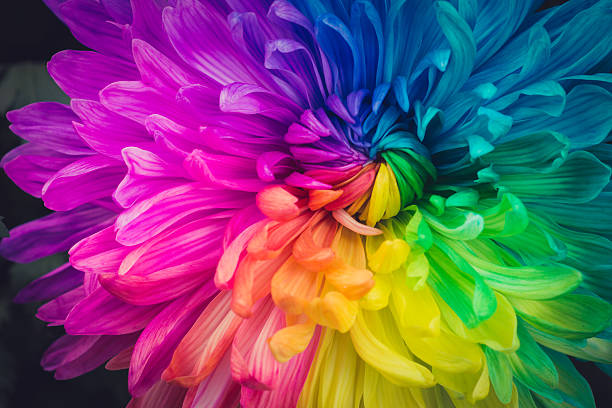
#> input picture Gi-1/foto.png, 612 x 408 px, found by its file name
$ python 6_goruntu_birlestirme.py
#> lines starting #> are read from the running program, lines starting #| are printed output that depends on the picture
import cv2
import numpy as np

#resmi içe aktar
img = cv2.imread("foto.png")
#> img is the input picture: shape (408, 612, 3); mean B, G, R 107.9, 80.3, 116
cv2.imshow("orijinal" , img)

#yatay yan yana ekleme yapacak
hor = np.hstack((img ,img))
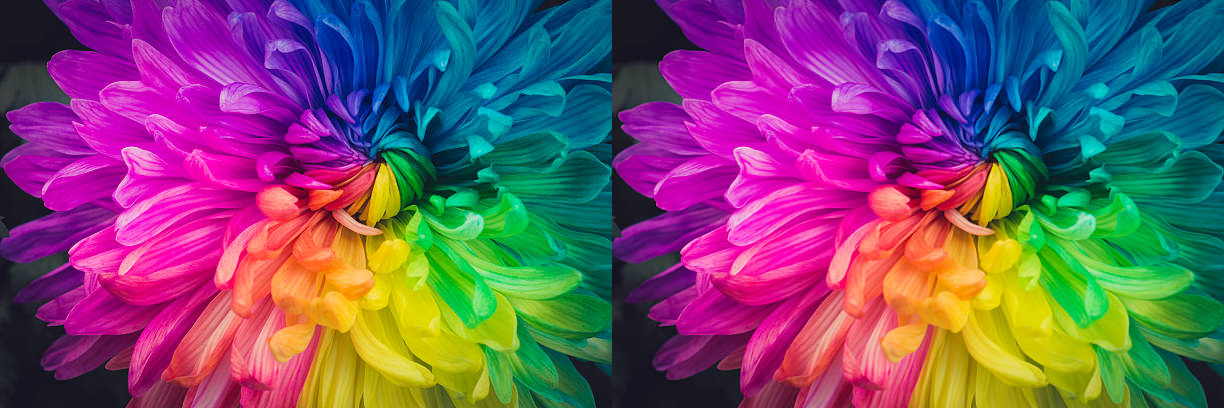
#> hor: shape (408, 1224, 3); mean B, G, R 107.9, 80.3, 116
cv2.imshow("horizontal" , hor)

#dikey alt alta ekleme yapacak
ver = np.vstack((img,img))
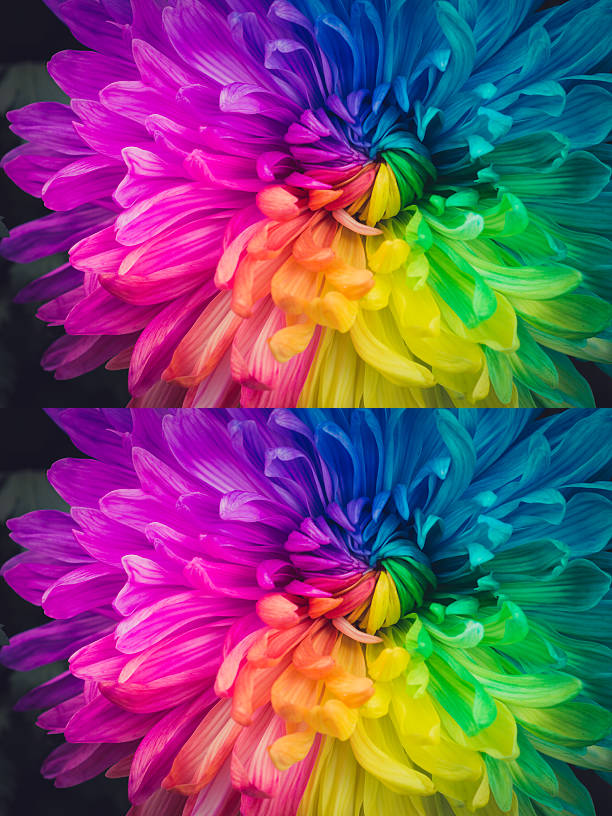
#> ver: shape (816, 612, 3); mean B, G, R 107.9, 80.3, 116
cv2.imshow("vertical" , ver)


cv2.waitKey(0)
cv2.destroyAllWindows()

$ run again, with Gi-1/levha.jpg saved as Gi-1/foto.png
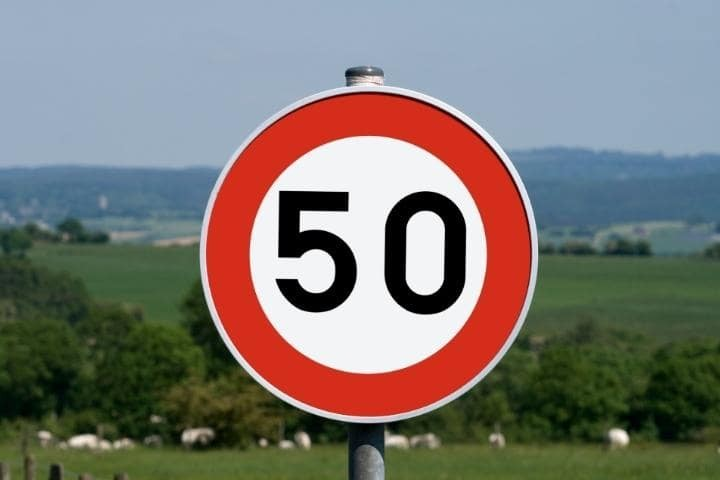
#> input picture Gi-1/levha.jpg, 720 x 480 px, found by its file name
#> img is the input picture: shape (480, 720, 3); mean B, G, R 114.3, 119.6, 123.6
#> `hor = np.hstack((img ,img))`:
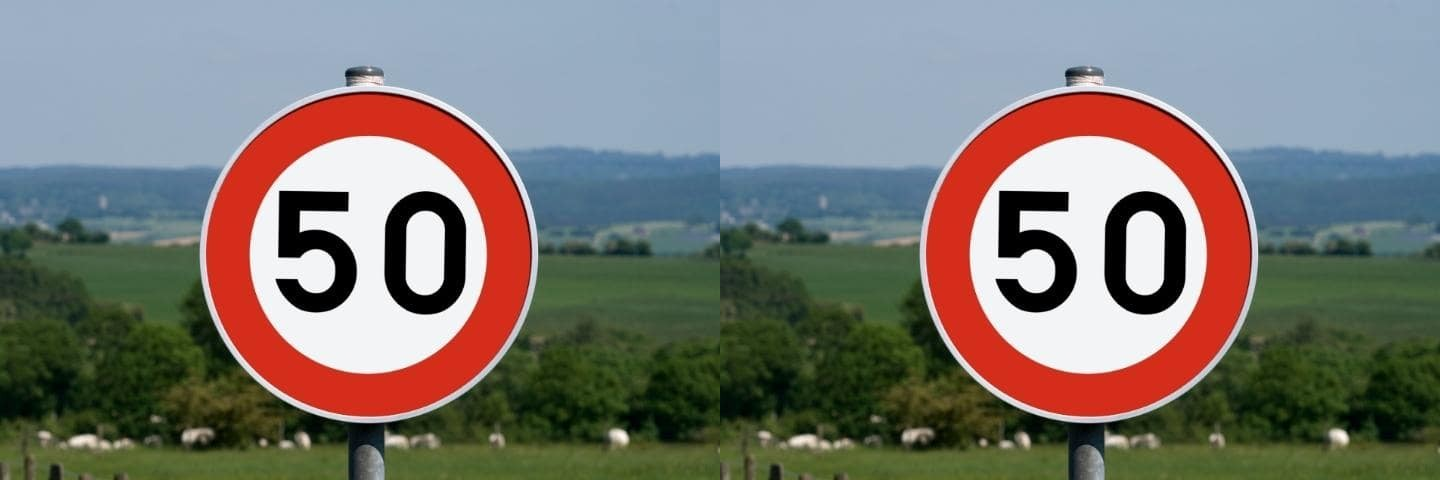
#> hor: shape (480, 1440, 3); mean B, G, R 114.3, 119.6, 123.6
#> `ver = np.vstack((img,img))`:
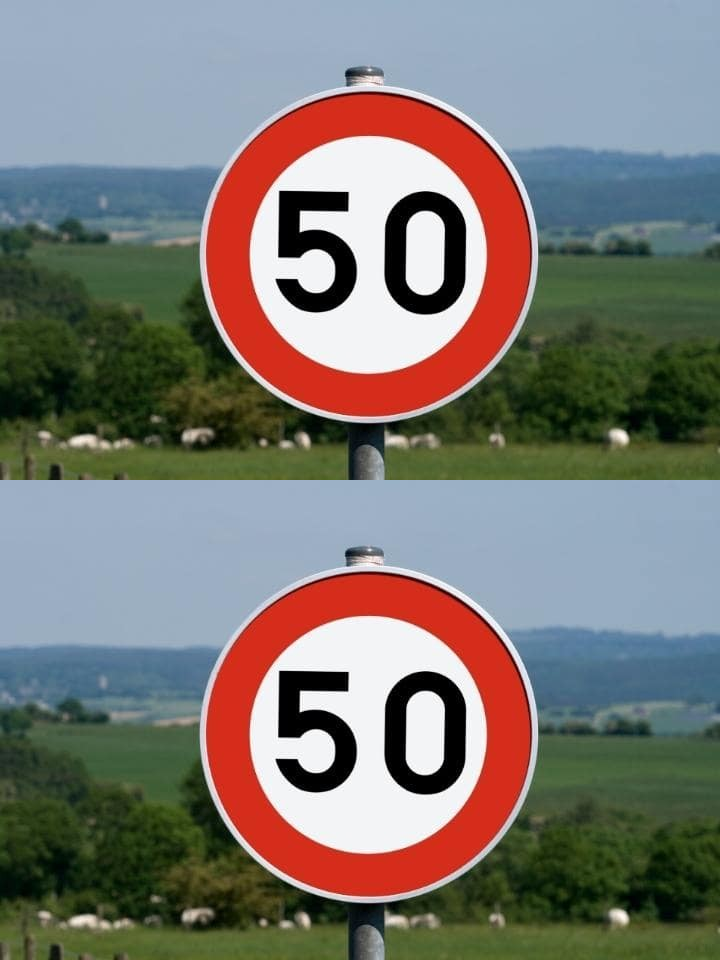
#> ver: shape (960, 720, 3); mean B, G, R 114.3, 119.6, 123.6

$ run again, with Gi-1/manzara1.jpg saved as Gi-1/foto.png
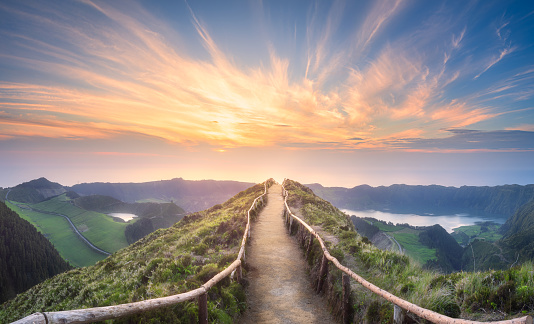
#> input picture Gi-1/manzara1.jpg, 534 x 324 px, found by its file name
#> img is the input picture: shape (324, 534, 3); mean B, G, R 133.3, 136.7, 145.2
#> `hor = np.hstack((img ,img))`:
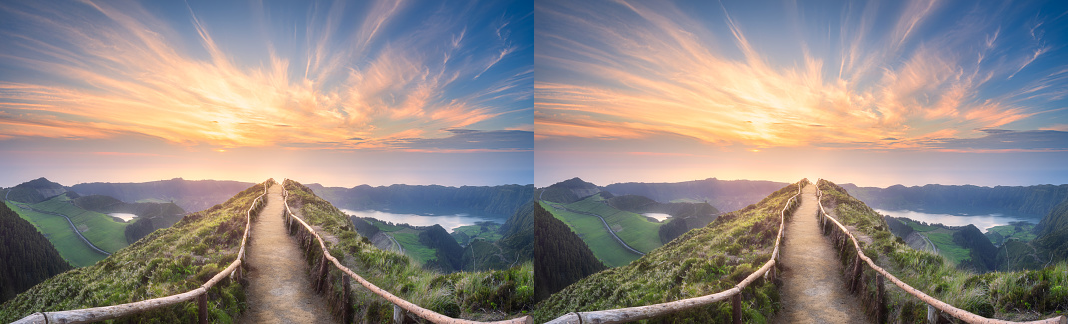
#> hor: shape (324, 1068, 3); mean B, G, R 133.3, 136.7, 145.2
#> `ver = np.vstack((img,img))`:
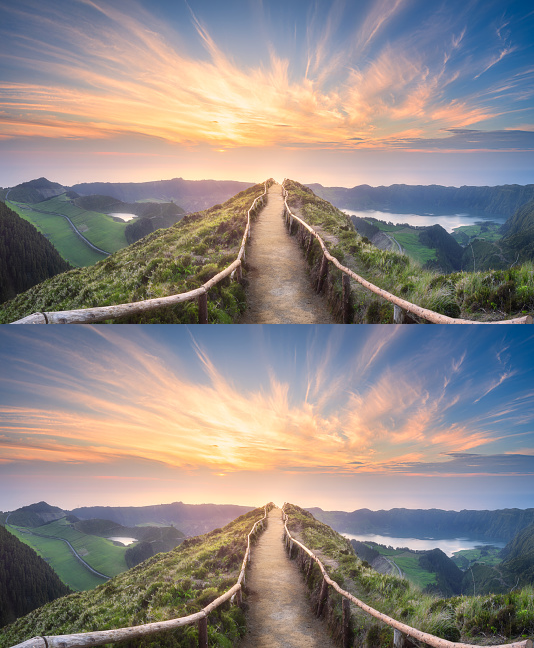
#> ver: shape (648, 534, 3); mean B, G, R 133.3, 136.7, 145.2
